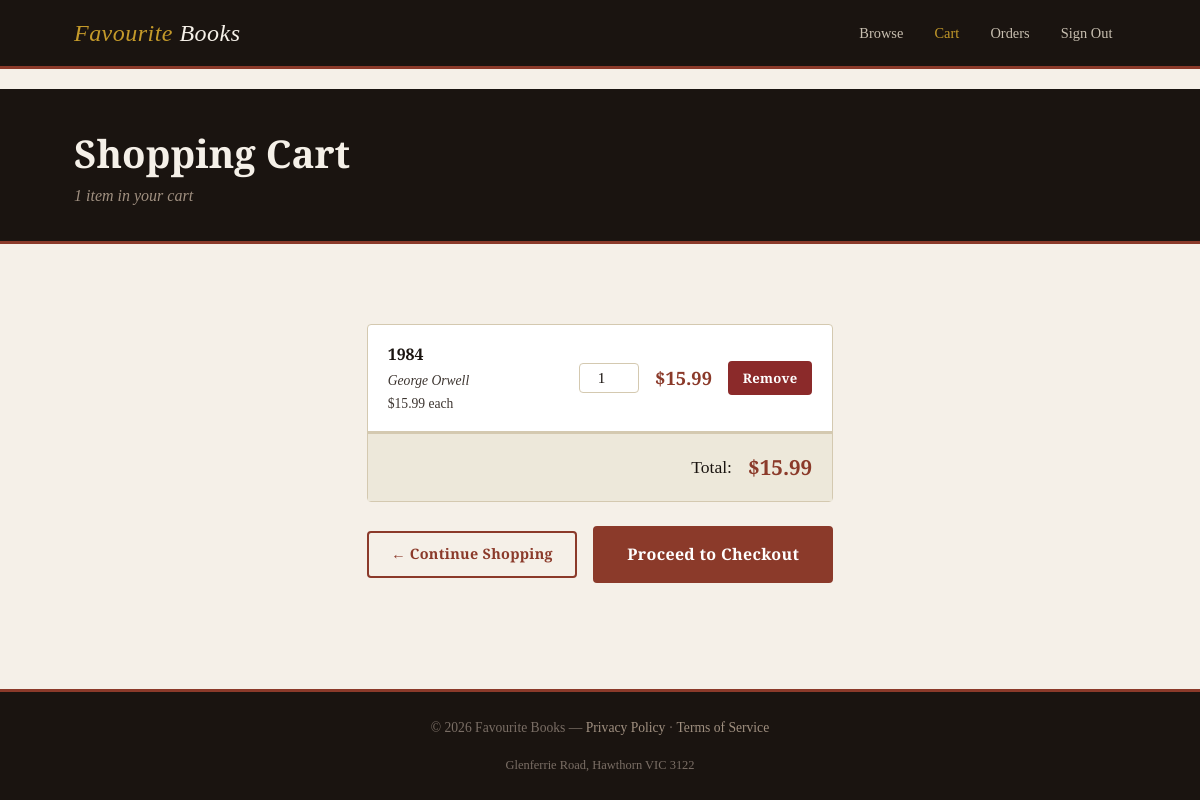
The page /cart (signed in) on the database its author committed.
### tables this page shows
CREATE TABLE products (
                id INTEGER PRIMARY KEY AUTOINCREMENT,
                title TEXT NOT NULL,
                author TEXT NOT NULL,
                isbn TEXT NOT NULL UNIQUE,
                price REAL NOT NULL,
                stock INTEGER NOT NULL DEFAULT 0,
                category TEXT NOT NULL,
                description TEXT,
                available INTEGER NOT NULL DEFAULT 1
            );

### app.py (the view)
@app.route("/cart")
@login_required
@customer_required
def cart():
    c = ShoppingCart.get_for_account(session["account_id"])
    items = c.get_items() if c else []
    total = c.get_total() if c else 0
    return render_template("cart.html", items=items, total=total)

### app.py (called while the page is built)
def login_required(f):
    @wraps(f)
    def decorated(*args, **kwargs):
        if "account_id" not in session:
            flash("Please log in to access this page.", "warning")
            return redirect(url_for("login"))
        return f(*args, **kwargs)
    return decorated

def customer_required(f):
    @wraps(f)
    def decorated(*args, **kwargs):
        if session.get("role") != "customer":
            flash("This page is for customers only.", "warning")
            return redirect(url_for("index"))
        return f(*args, **kwargs)
    return decorated

### models/cart.py (called while the page is built)
    @property
    def id(self):
        return self._id

    @property
    def product(self):
        return self._product

    @property
    def quantity(self):
        return self._quantity

    @property
    def subtotal(self):
        return round(self._product.price * self._quantity, 2)

    @staticmethod
    def get_for_account(account_id):
        db = Database()
        row = db.fetchone("SELECT * FROM carts WHERE account_id = ?", (account_id,))
        if row:
            return ShoppingCart(row["id"], account_id)
        return None

    def get_items(self):
        rows = self._db.fetchall(
            "SELECT ci.id, ci.cart_id, ci.product_id, ci.quantity FROM cart_items ci WHERE ci.cart_id = ?",
            (self._id,)
        )
        items = []
        for row in rows:
            product = Product.get_by_id(row["product_id"])
            if product:
                items.append(CartItem(row["id"], row["cart_id"], product, row["quantity"]))
        return items

    def get_total(self):
        items = self.get_items()
        return round(sum(item.subtotal for item in items), 2)

### models/catalogue.py (called while the page is built)
    @property
    def id(self):
        return self._id

    @property
    def title(self):
        return self._title

    @property
    def author(self):
        return self._author

    @property
    def price(self):
        return self._price

    @property
    def stock(self):
        return self._stock

    @staticmethod
    def get_by_id(product_id):
        db = Database()
        row = db.fetchone("SELECT * FROM products WHERE id = ?", (product_id,))
        if row:
            return Product(row["id"], row["title"], row["author"], row["isbn"],
                           row["price"], row["stock"], row["category"],
                           row["description"], row["available"])
        return None

### templates/cart.html (shortened to what this page needs)
{% extends "base.html" %}
{% block full_width %}
<div class="page-header">
  <div class="container">
    <h1>Shopping Cart</h1>
    <p>{{ items|length }} item{{ 's' if items|length != 1 }} in your cart</p>
  </div>
</div>
{% endblock %}
{% block content %}
{% if items %}
  <div class="panel" style="padding: 0;">
    {% for item in items %}
      <div class="cart-item">
        <div>
          <a href="{{ url_for('book_detail', book_id=item.product.id) }}" style="font-family: 'Playfair Display', serif; font-weight: 700; color: var(--ink);">
            {{ item.product.title }}
          </a>
          <div class="text-muted text-small" style="font-style: italic;">{{ item.product.author }}</div>
          <div class="text-small text-muted">${{ "%.2f"|format(item.product.price) }} each</div>
        </div>
        <form method="POST" action="{{ url_for('update_cart_item', item_id=item.id) }}" class="cart-qty">
          <input type="number" name="quantity" value="{{ item.quantity }}"
                 min="1" max="{{ item.product.stock }}" class="form-control"
                 onchange="this.form.submit()">
        </form>
        <div class="price">${{ "%.2f"|format(item.subtotal) }}</div>
        <form method="POST" action="{{ url_for('remove_from_cart', item_id=item.id) }}">
          <button type="submit" class="btn btn-danger btn-sm">Remove</button>
        </form>
      </div>
    {% endfor %}
    <div class="cart-total-row">
      <span>Total:</span>
      <strong>${{ "%.2f"|format(total) }}</strong>
    </div>
  </div>
  <div style="display: flex; justify-content: space-between; align-items: center; flex-wrap: wrap; gap: 1rem;">
    <a href="{{ url_for('catalogue') }}" class="btn btn-outline">← Continue Shopping</a>
    <a href="{{ url_for('checkout') }}" class="btn btn-primary btn-lg">Proceed to Checkout</a>
  </div>
{% endif %}
{% endblock %}

### static/css/style.css (style rules this page uses)
:root { --cream: #f5f0e8; --parchment: #ede8da; --ink: #1a1410; --ink-light: #3d3530; --rust: #8b3a2a; --rust-hover: #6e2d20; --gold: #c49a2a; --sage: #4a5e4a; --border: #d4c9b0; --shadow: rgba(26, 20, 16, 0.12); --success: #3a6b3a; --danger: #8b2a2a; --warning: #7a5c1a; --info: #2a4a6b; --radius: 4px; --transition: 0.2s ease; }
*, *::before, *::after { box-sizing: border-box; margin: 0; padding: 0; }
html { font-size: 16px; scroll-behavior: smooth; }
body { font-family: 'Source Serif 4', Georgia, serif; background-color: var(--cream); color: var(--ink); line-height: 1.7; min-height: 100vh; display: flex; flex-direction: column; }
h1, h2, h3, h4, h5 { font-family: 'Playfair Display', Georgia, serif; font-weight: 700; line-height: 1.25; color: var(--ink); }
h1 { font-size: 2.4rem; }
a { color: var(--rust); text-decoration: none; transition: color var(--transition); }
p { margin-bottom: 1rem; }
p:last-child { margin-bottom: 0; }
.container { max-width: 1100px; margin: 0 auto; padding: 0 1.5rem; }
.btn { display: inline-block; padding: 0.6rem 1.4rem; border: 2px solid transparent; border-radius: var(--radius); font-family: 'Source Serif 4', serif; font-size: 0.9rem; font-weight: 600; cursor: pointer; transition: all var(--transition); text-decoration: none !important; letter-spacing: 0.02em; }
.btn-primary { background: var(--rust); color: white; border-color: var(--rust); }
.btn-outline { background: transparent; color: var(--rust); border-color: var(--rust); }
.btn-danger { background: var(--danger); color: white; border-color: var(--danger); }
.btn-sm { padding: 0.35rem 0.8rem; font-size: 0.82rem; }
.btn-lg { padding: 0.8rem 2rem; font-size: 1rem; }
.price { font-family: 'Playfair Display', serif; font-size: 1.15rem; color: var(--rust); font-weight: 700; }
.form-control { display: block; width: 100%; padding: 0.65rem 0.9rem; border: 1px solid var(--border); border-radius: var(--radius); font-family: 'Source Serif 4', serif; font-size: 0.95rem; color: var(--ink); background: white; transition: border-color var(--transition), box-shadow var(--transition); outline: none; }
.page-header { background: var(--ink); color: var(--cream); padding: 2.5rem 0 2rem; margin-bottom: 2.5rem; border-bottom: 3px solid var(--rust); }
.page-header h1 { color: var(--cream); margin-bottom: 0.3rem; }
.page-header p { color: #a09080; margin: 0; font-style: italic; }
.cart-item { display: grid; grid-template-columns: 1fr auto auto auto; gap: 1rem; align-items: center; padding: 1rem 1.25rem; border-bottom: 1px solid var(--border); }
.cart-qty input { width: 60px; text-align: center; padding: 0.3rem 0.4rem; }
.cart-total-row { padding: 1rem 1.25rem; background: var(--parchment); display: flex; justify-content: flex-end; align-items: center; gap: 1rem; font-size: 1.1rem; border-top: 2px solid var(--border); }
.cart-total-row strong { font-family: 'Playfair Display', serif; font-size: 1.3rem; color: var(--rust); }
.text-muted { color: var(--ink-light); }
.text-small { font-size: 0.85rem; }
.panel { background: white; border: 1px solid var(--border); border-radius: var(--radius); padding: 1.5rem; margin-bottom: 1.5rem; }

### rows shown on the page
products: product "1984", product.author "George Orwell", product.price "15.99"

### other values the page prints
{{ items|length }} "1"
{{ "%.2f"|format(item.subtotal) }} "15.99"
{{ "%.2f"|format(total) }} "15.99"
